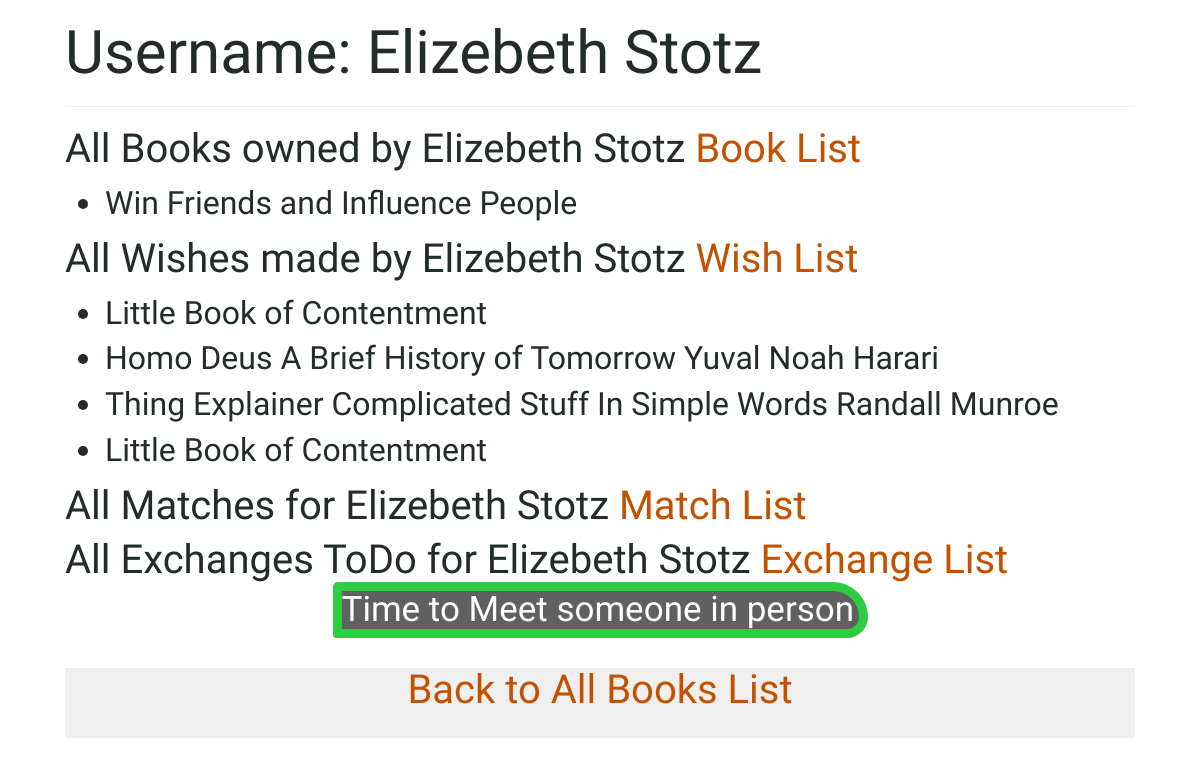
/person/331, run on the app's committed database.
### books/models.py (models this page shows, shortened)
class Person(models.Model):
    name = models.CharField(max_length=20, default="Mr Nobody")
    photo = models.FileField(null=True, blank=True)

class Book(models.Model):
    name = models.CharField(max_length=20, default="Invisible Book")
    summary = models.TextField(max_length=100, null=True)
    owner = models.ForeignKey(Person, on_delete=models.CASCADE, related_name="books", null=True)
    available = models.BooleanField(default=True)
    def __str__(self):
        return "{}".format(self.name)

class Wish(models.Model):
    book = models.ForeignKey(Book, on_delete=models.CASCADE, related_name="wishes")
    wisher = models.ForeignKey(Person, on_delete=models.CASCADE, related_name="wishes") ### The Person who is making the wish
    angel = models.ForeignKey(Person, on_delete=models.CASCADE, related_name='wishes_to_fulfill', null=True) ### The Person who fulfills the wish therefore, the ANGEL
    fulfilled = models.BooleanField(default=False)
    rank = models.IntegerField(default=1)  ### The Number One Book

### books/views.py (the view)
# urls.py: path('person/<int:person_id>', views.person, name='person'),
def person(request, person_id):
    try:
        person = Person.objects.get(pk=person_id)
    except Person.DoesNotExist:
        raise Http404("Person does not exist.")
    context = {
        "person": person,
        "books": person.books.all(),
        "wishes": person.wishes.all(),
        "matched_wishes": person.wishes.filter(fulfilled=True)
    }
    return render(request, "books/person.html", context)

### books/templates/books/person.html (shortened to what this page needs)
{% extends "books/base.html" %}
{% block body %}
	<h2>Username: {{ person.name }} </h2>
    <hr>
	<h4>All Books owned by {{ person.name }} <a href="{% url 'yourbooks' person.id %}"> Book List</a> </h4>
	<ul>
		{% for book in books %}
			<li> {{ book }} </li>
		{% endfor %}
	</ul>
	<h4>All Wishes made by {{ person.name }} <a href="{% url 'yourwishes' person.id %}"> Wish List </a> </h4>
	<ul>
		{% for wish in wishes %}
			<li> {{ wish.book }} </li>
		{% endfor %}
	</ul>
	<h4>All Matches for {{ person.name }} <a href="{% url 'yourmatches' person.id %}"> Match List </a> </h4>
	<h4>All Exchanges ToDo for {{ person.name }}
		<a href="{% url 'yourexchanges' person.id %}">
			Exchange List
			<span class="center available"> Time to Meet someone in person </span>
		</a>
	</h4>
{% endblock %}

### books/static/css/main.css (style rules this page uses)
body { padding-left: 65px; padding-right: 65px; font-family: 'Sue Ellen Francisco', cursive; font-size: 32px; color: #232B2B; }
h1, h2, h3, h4 { font-family: 'Amatic SC', bold; }
h2 { font-size: 60px; }
h4 { font-size: 40px; }
a { color: #C25100; font-family: 'Amatic SC', bold; }
.center { display: block; margin-left: auto; margin-right: auto; width: 50%; }
.available { border: 9px solid #2ECC40; background-color: #606060; color: #FFFFFF; border-radius: 7px 50px 30px 5px; font-size: 35px; }

### data on the page
Person: name "Elizebeth Stotz"
Book: name "Win Friends and Influence People"
Wish: book "Little Book of Contentment"
Wish: book "Homo Deus A Brief History of Tomorrow Yuval Noah Harari"
Wish: book "Thing Explainer Complicated Stuff In Simple Words Randall Munroe"
Wish: book "Little Book of Contentment"
